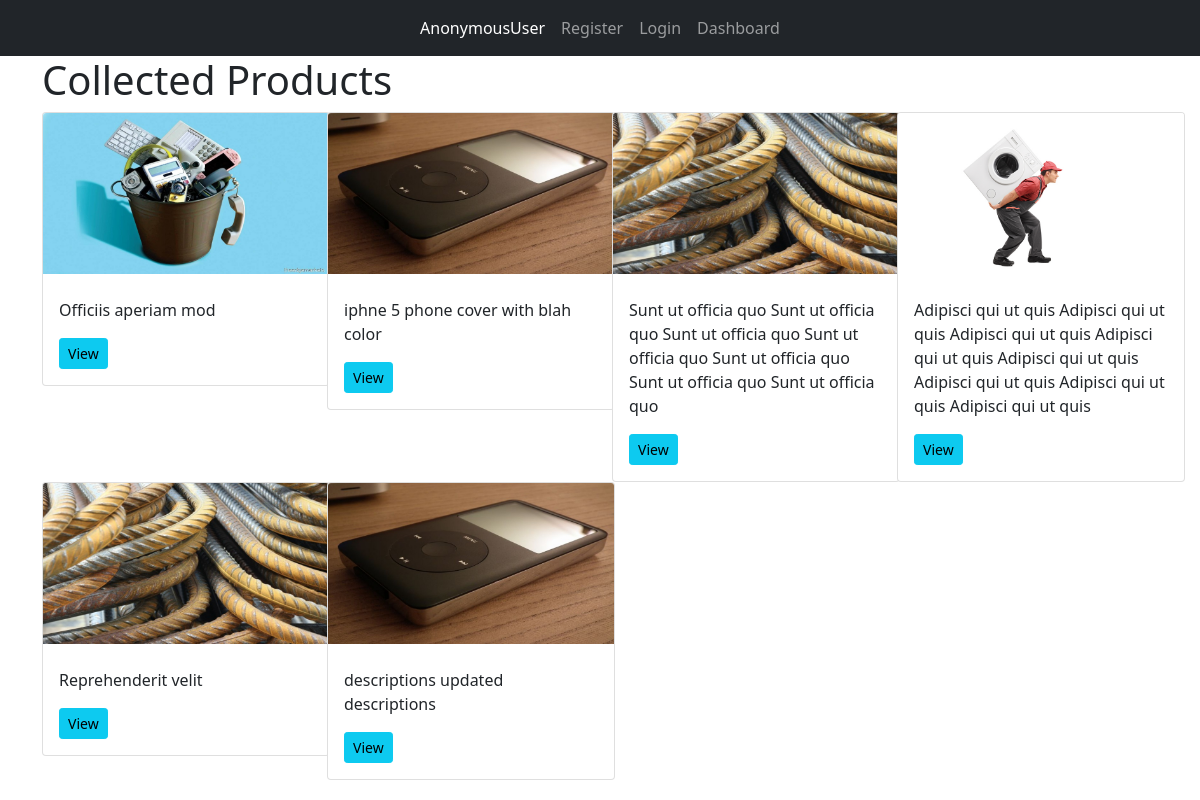
The page /product/collected-product on the database as committed earlier.
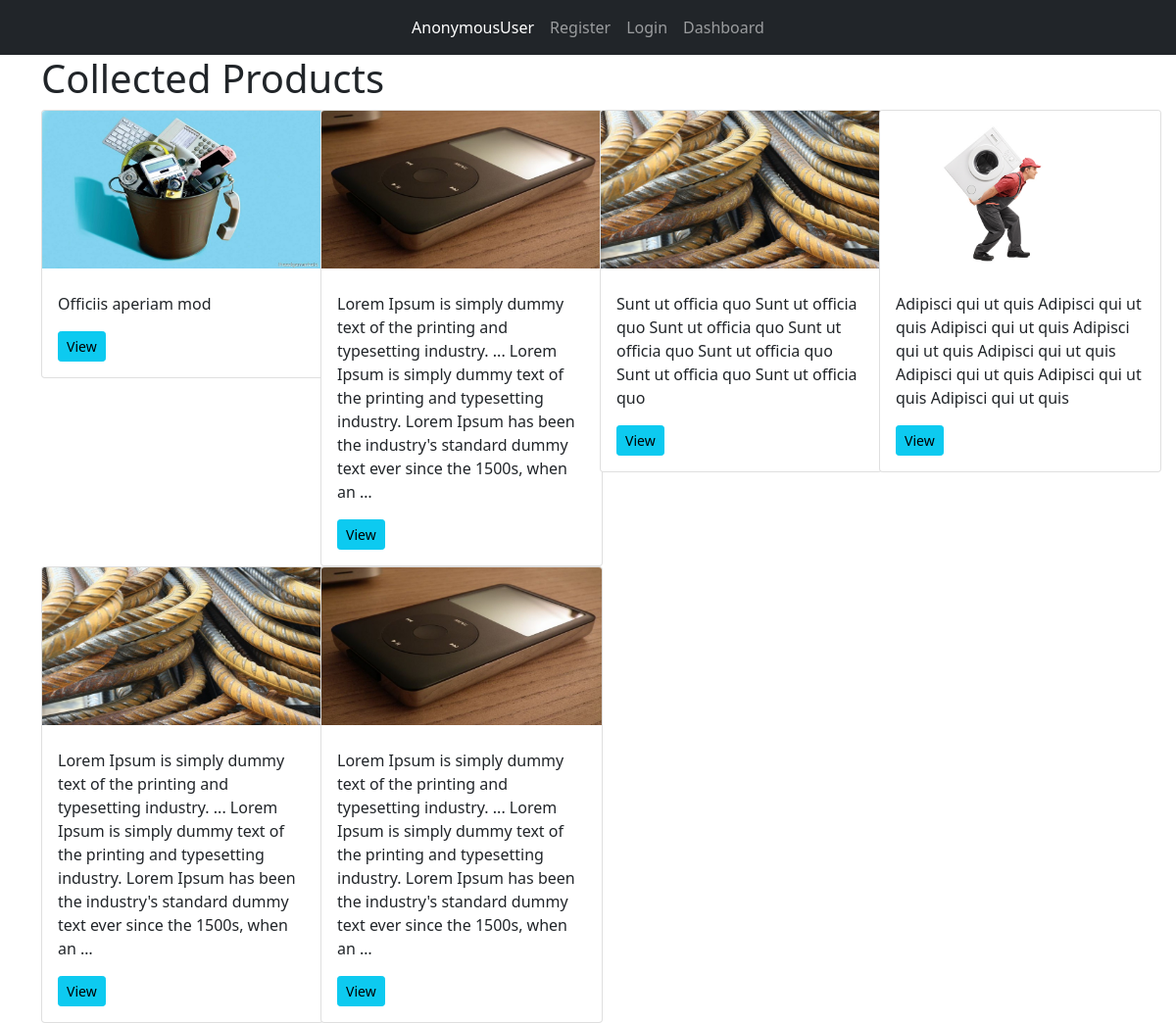
The same page on the database as committed later.
### products/models.py (models this page shows, shortened)
class Product(models.Model):
    AVAILABILITY = (
        ('Available', 'Available'),
        ('UnAvailable', 'UnAvailable'),
    )
    STATUS = (
        ('Collected', 'Collected'), ('Requested', 'Requested'),
        ('Pending', 'Pending'), ('Denied', 'Denied'), ('Sold', 'Sold')
    )
    PRO_CATEGORY = (
        ('Published', 'Published'),
        ('Waste', 'Waste')
    )
    user = models.ForeignKey(UsersAccount, on_delete=models.DO_NOTHING)
    category = models.ForeignKey(Category, on_delete=models.DO_NOTHING)
    product_name = models.CharField(max_length=100)
    product_image = models.ImageField(upload_to='media')
    description = models.TextField()
    created_date = models.DateField(auto_now_add=True)
    collected_date = models.DateField()
    quantity = models.IntegerField()
    status = models.CharField(max_length=10, choices=STATUS, default='Pending')
    availability = models.CharField(max_length=20, choices=AVAILABILITY, default='Available')
    available_quantity = models.IntegerField(default=0)
    published = models.BooleanField(default=False)
    pro_category = models.CharField(max_length=20, choices=PRO_CATEGORY, default=None, null=True)
    payed = models.BooleanField(default=False)
    desired_price = models.DecimalField(max_digits=10, decimal_places=0, default=0)
    buying_price = models.DecimalField(max_digits=10, decimal_places=0, default=0)
    selling_price = models.DecimalField(max_digits=10, decimal_places=0, default=0)
    district = models.ForeignKey(District, on_delete=models.SET_NULL, null=True)
    sector = models.CharField(max_length=100)
    cell = models.CharField(max_length=100)
    village = models.CharField(max_length=100)
    road_number = models.CharField(max_length=100, null=True, blank=True)
    house_number = models.CharField(max_length=100, null=True, blank=True)
    location_description = models.TextField(max_length=150, null=True, blank=True)
    class Meta:
        ordering = ['-created_date']

### products/views.py (the view)
# urls.py: path('collected-product', productStatus, name='collected'),
def productStatus(request):
    pending = Product.objects.filter(status='Pending')
    rejected = Product.objects.filter(status='Rejected')
    collected = Product.objects.filter(status='Collected')
    context = {
        'pending': pending,
        'rejected': rejected,
        'collected': collected,
    }
    return render(request, 'productStatus.html', context)

### templates/productStatus.html (shortened to what this page needs)
{% extends 'base.html' %}
{% block content %}
    <div class="container">
        {% with url_name=request.resolver_match.url_name %}
            {% if url_name == 'pending' %}
                <h1>Pending Products</h1>
                <div class="row">
                    {% for product in pending %}
                    <div class="col-3">
                        <div class="card" style="width: 18rem;">
                          <img src="{{ product.product_image.url }}" class="card-img-top" alt="image for {{ product.product }}">
                          <div class="card-body">
                            <h5 class="card-title">{{ product.product }}</h5>
                            <p class="card-text">{{ product.description|truncatewords:40 }}</p>
                            <a href="{% url 'details' product.id %}" class="btn btn-info btn-sm">View</a>
                          </div>
                        </div>
                    </div>
                    {% endfor %}
                </div>
            {% elif url_name == 'collected' %}
                <h1>Collected Products</h1>
                <div class="row">
                    {% for product in collected %}
                    <div class="col-3">
                        <div class="card" style="width: 18rem;">
                          <img src="{{ product.product_image.url }}" class="card-img-top" alt="image for {{ product.product }}">
                          <div class="card-body">
                            <p class="card-text">{{ product.description|truncatewords:40 }}</p>
                            <a href="{% url 'details' product.id %}" class="btn btn-info btn-sm">View</a>
                          </div>
                        </div>
                    </div>
                    {% endfor %}
                </div>
            {% endif %}
        {% endwith %}
    </div>
{% endblock %}

### templates/base.html (shortened to what this page needs)
<!DOCTYPE html>
{% load crispy_forms_tags %}
<html lang="en">
<head>
<link href="https://cdn.jsdelivr.net/npm/bootstrap@5.1.3/dist/css/bootstrap.min.css" rel="stylesheet">
</head>
<body>
    <nav class="navbar navbar-expand-lg navbar-dark bg-dark" aria-label="Tenth navbar example">
        <div class="container-fluid">
          <div class="collapse navbar-collapse justify-content-md-center" id="">
            <ul class="navbar-nav">
              <li class="nav-item">
                <a class="nav-link active" aria-current="page" href="#">{{ request.user }}</a>
              </li>
              {% if request.user.is_authenticated %}
                  <li class="nav-item">
                    <a class="nav-link" href="{% url 'add_product' %}">Add Product</a>
                  </li>
                  <li class="nav-item">
                    <a class="nav-link" href="{% url 'view_product' %}">View Product</a>
                  </li>
                  <li class="nav-item">
                    <a class="nav-link" href="{% url 'logout' %}">Logout</a>
                  </li>
              {% if request.user.is_authenticated and request.user.is_staff %}
                  <li class="nav-item">
                    <a class="nav-link" href="{% url 'pending' %}">Pending Product</a>
                  </li>
                  <li class="nav-item">
                    <a class="nav-link" href="{% url 'rejected' %}">Rejected Product</a>
                  </li>
                  <li class="nav-item">
                    <a class="nav-link" href="{% url 'collected' %}">Collected Product</a>
                  </li>
              {% endif %}
              {% else %}
                <li class="nav-item">
                <a class="nav-link" href="{% url 'register_user' %}">Register</a>
                </li>
                <li class="nav-item">
                    <a class="nav-link" href="{% url 'user_login' %}">Login</a>
                </li>
               <li class="nav-item">
                    <a class="nav-link" href="{% url 'dashboard' %}">Dashboard</a>
                </li>
              {% endif %}
            </ul>
          </div>
        </div>
      </nav>
      {% block content %}
      {% endblock%}
</body>
</html>

Rows that differ between the two databases and show on the page:
changed Product (number 2 of 6 on the later page): description "iphne 5 phone cover with blah color" → "Lorem Ipsum is simply dummy text of the printing and typesetting industry. ... Lorem Ipsum is simply dummy text of the printing and typesetting industry. Lorem Ipsum has been the industry's standard dummy text ever since the 1500s, when an …"
changed Product (number 5 of 6 on the later page): description "Reprehenderit velit" → "Lorem Ipsum is simply dummy text of the printing and typesetting industry. ... Lorem Ipsum is simply dummy text of the printing and typesetting industry. Lorem Ipsum has been the industry's standard dummy text ever since the 1500s, when an …"
changed Product (number 6 of 6 on the later page): description "descriptions updated descriptions" → "Lorem Ipsum is simply dummy text of the printing and typesetting industry. ... Lorem Ipsum is simply dummy text of the printing and typesetting industry. Lorem Ipsum has been the industry's standard dummy text ever since the 1500s, when an …"
